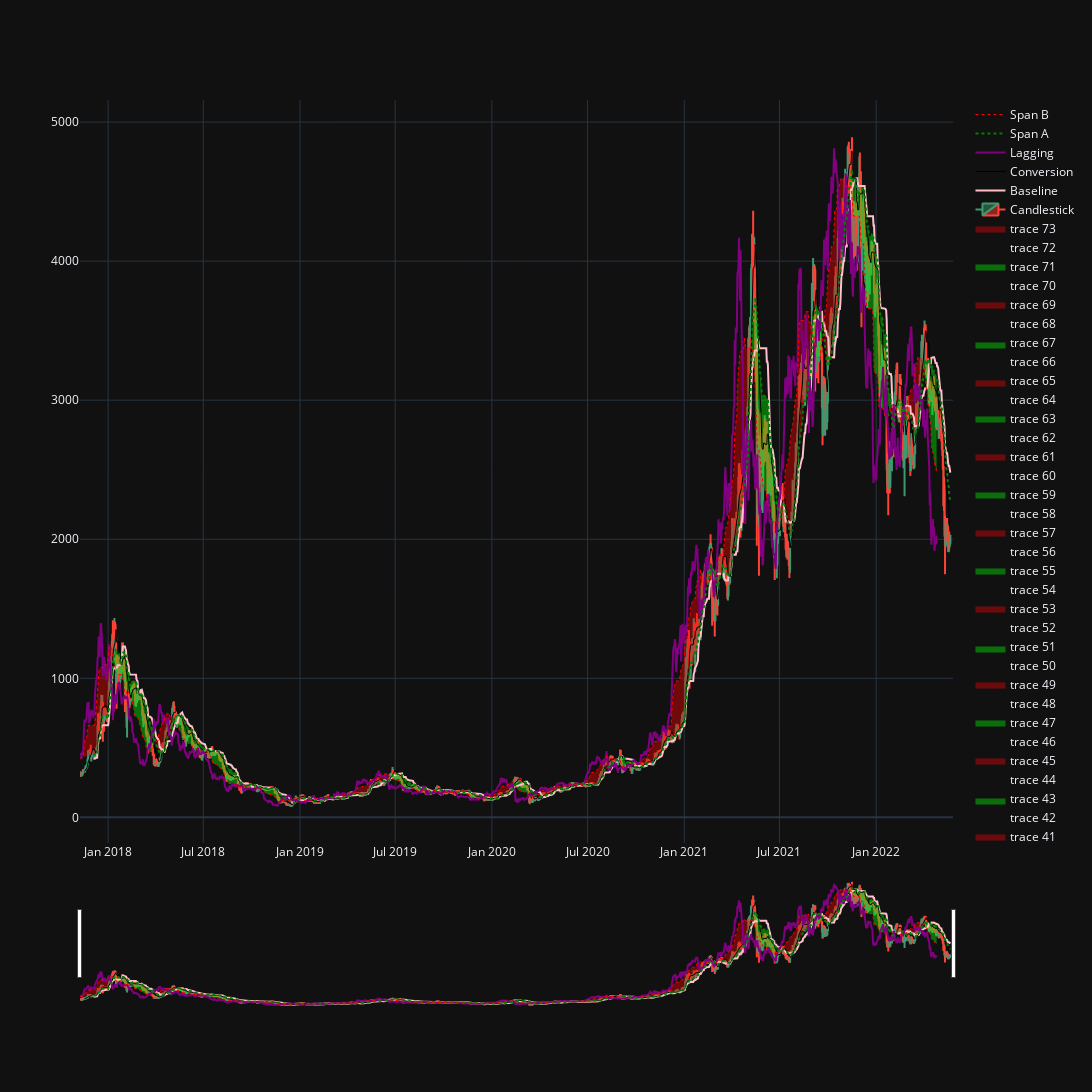

The cell this chart's notebook holds for it:
### Code cell
ichimoku_ticker = "ETH-USD"
test_ichimoku = get_stock_df_from_csv(ichimoku_ticker)
get_ichimoku(test_ichimoku)
